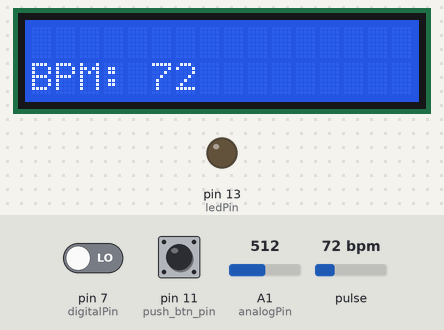
Recording of a sketch running on a simulated Arduino Uno, built with avr-gcc and run on an emulated ATmega328P. Parts: 16×2 character LCD, output pins drawn as LEDs (lit = HIGH). Dashed ring = blinking. The inputs (shaded band) are chosen by the test bench; at power-on: pulse 72 bpm, pin 7 (digitalPin) LOW, pin 11 (push_btn_pin) LOW, A1 (analogPin) = 512. What the sketch prints to the serial monitor is not drawn.

Above: at 1.4 s.
1.5 s: pulse set to 98 bpm
At 2.89 s:
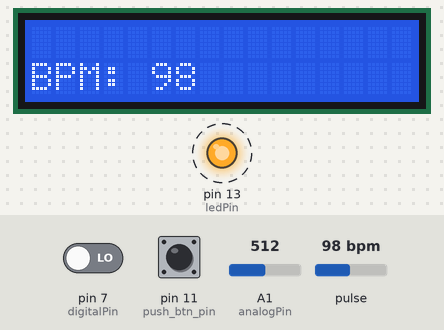
3.0 s: pulse set to 102 bpm
At 3.3 s:
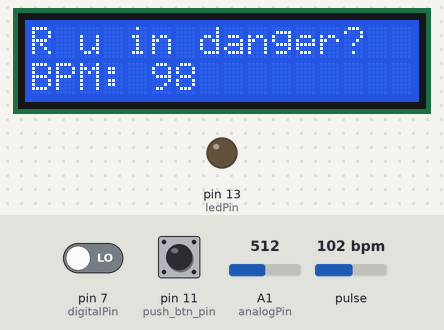
At 19.5 s:
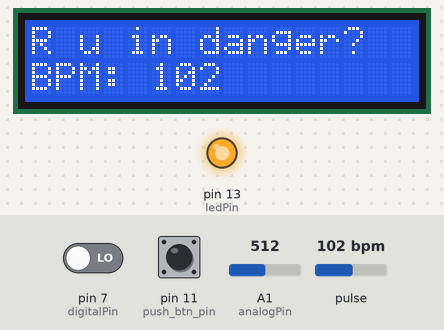
Timing chart, 0 to 21.0 s (numbered marks = the images above; inputs shaded):
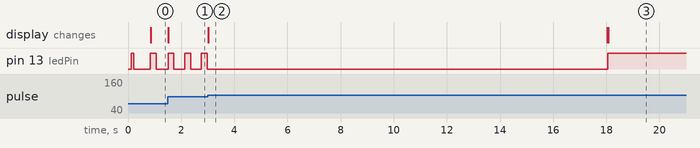

The sketch:

Safety_Bracelet_-_Kaska.ino
```cpp
#define USE_ARDUINO_INTERRUPTS true
#include <PulseSensorPlayground.h>
#include <LiquidCrystal_I2C.h>
#include <SoftwareSerial.h>
LiquidCrystal_I2C lcd(0x27, 16, 2); // set the LCD address to 0x27 for a 16 chars and 2 line display


// Constants
const int PULSE_SENSOR_PIN = 0;  // Analog PIN where the PulseSensor is connected
const int LED_PIN = 13;          // On-board LED PIN
const int THRESHOLD = 550;       // Threshold for detecting a heartbeat

SoftwareSerial ss(4,3);
// Create PulseSensorPlayground object
PulseSensorPlayground pulseSensor;

int digitalPin = 7;   // KY-037 digital interface
int analogPin = A1;   // KY-037 analog interface
int ledPin = 13;      // Arduino LED pin
int digitalVal;       // digital readings
int analogVal;

int push_btn_pin = 11;
int pushBTN_state;


void setup()
{
  // Initialize Serial Monitor
  Serial.begin(9600);
  ss.begin(9600);
  lcd.begin(16, 2);
  lcd.init();
  lcd.backlight();

  pinMode(digitalPin,INPUT);
  pinMode(analogPin, INPUT);
  pinMode(ledPin,OUTPUT);

  // Configure PulseSensor
  pulseSensor.analogInput(PULSE_SENSOR_PIN);
  pulseSensor.blinkOnPulse(LED_PIN);
  pulseSensor.setThreshold(THRESHOLD);

  pinMode(push_btn_pin, INPUT);

  // Check if PulseSensor is initialized
  if (pulseSensor.begin())
  {
    Serial.println("PulseSensor object created successfully!");
  }
}

void loop()
{
  while (ss.available() > 0){
  // get the byte data from the GPS
    byte gpsData = ss.read();
    Serial.println(gpsData);
  }

  digitalVal = digitalRead(digitalPin);
  pushBTN_state = digitalRead(push_btn_pin);
  Serial.println(pushBTN_state);

  if(digitalVal == HIGH)
  {
    digitalWrite(ledPin, HIGH); // Turn ON Arduino's LED
  }
  else
  {
    digitalWrite(ledPin, LOW);  // Turn OFF Arduino's LED
  }


  // Read analog interface
  analogVal = analogRead(analogPin);
  // Print analog value to serial
  //Serial.println(analogVal);
  //delay(100);

  // Get the current Beats Per Minute (BPM)
  int currentBPM = pulseSensor.getBeatsPerMinute();

  // Check if a heartbeat is detected
  if (pulseSensor.sawStartOfBeat())
  {
    Serial.println("A HeartBeat Happened!");
    Serial.print("BPM: ");
    Serial.println(currentBPM);


      lcd.clear();
      lcd.setCursor(0, 1);
      lcd.print("BPM: ");
      lcd.print(currentBPM);

  }

  if(analogVal>=200 && currentBPM>=100)
    {
      lcd.setCursor(0,0);
      lcd.print("R u in danger?");
      if (pushBTN_state == 1)
      {
        lcd.clear();
      }
      else{
        delay(15000);
        lcd.clear();
        lcd.print("Calling a police");
      }

    }

  // Add a small delay to reduce CPU usage
  delay(20);
}
```

Measured:
- the behaviour switches between 99 and 100 bpm on pulse (found by bisection; images 1 and 2)
- after the input at 1.5 s, pin 13 (ledPin): alternates HIGH for 0.22 s and LOW for 0.41 s, starting at once; the display: changes at once (image 1)
- after the input at 3.0 s, the display: changes at once (image 2)
- what the display in image 2 shows lasts 15.0 s, from 3.0 s to 18.0 s
